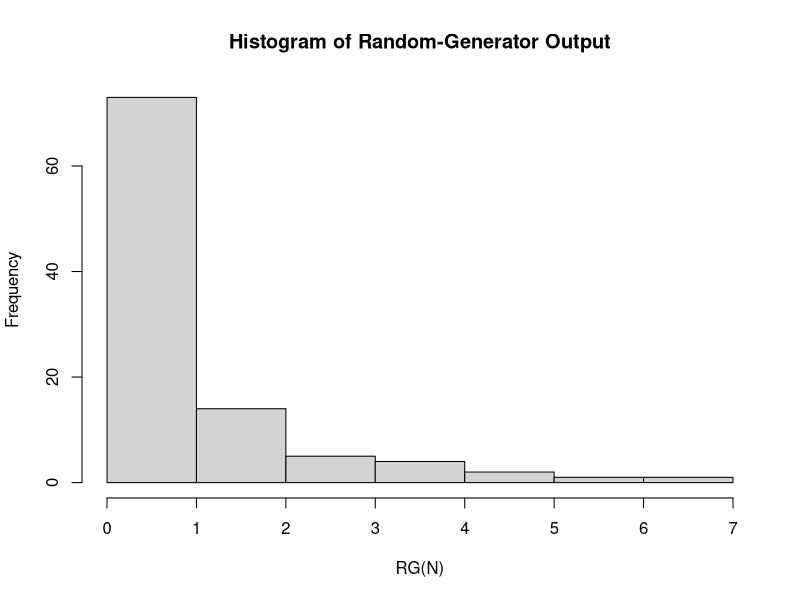
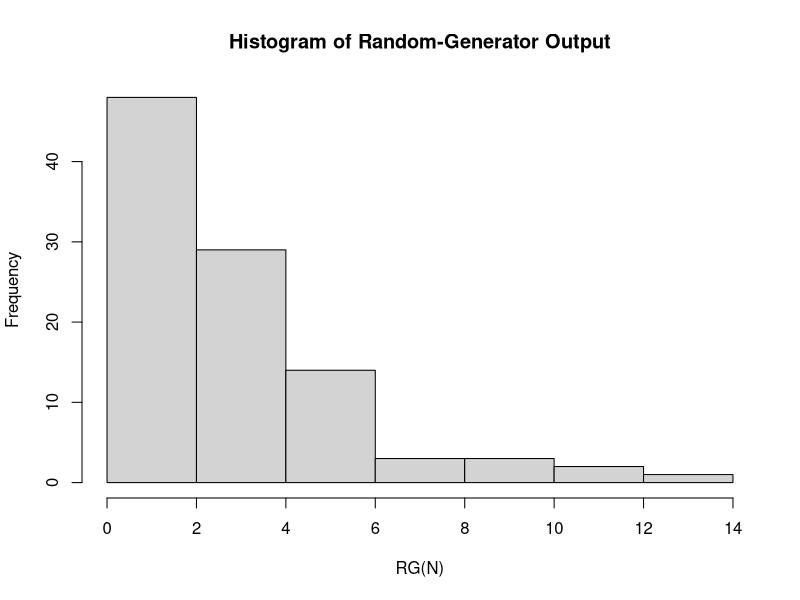
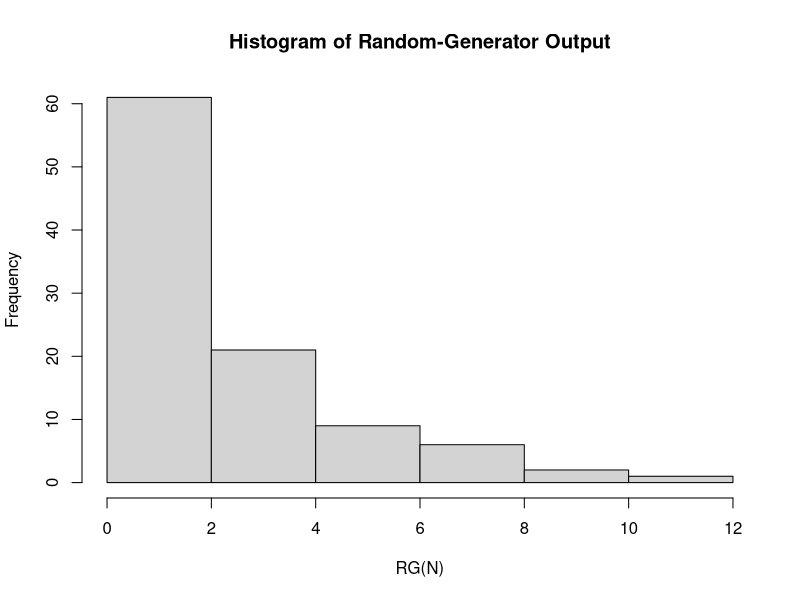
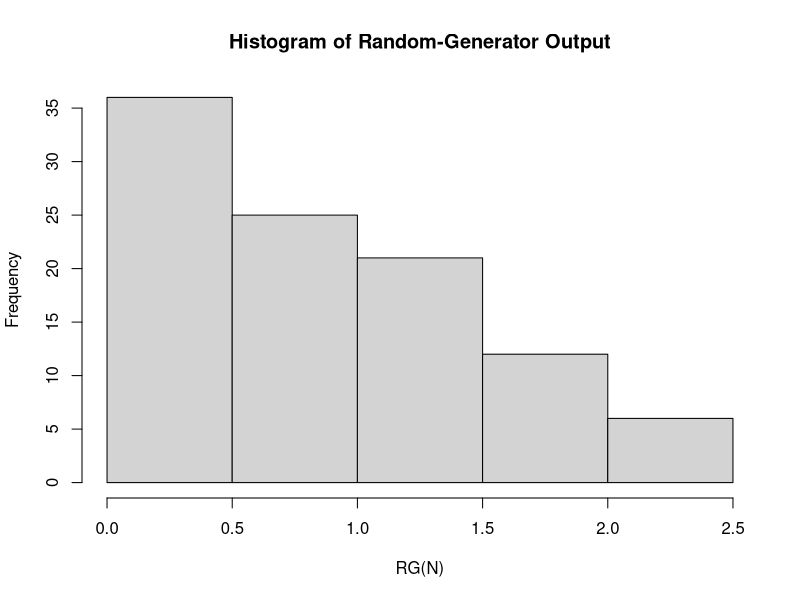
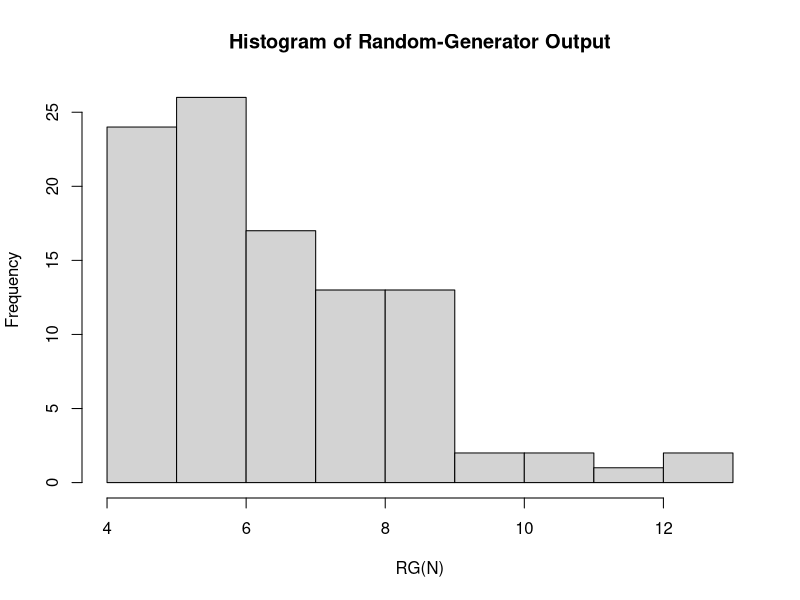

Recreate these plots in R, in order.
#Let's use rchisq to do some random sampling
RG = function(N)
{
	if (N == 0){
		X_arr = rchisq(100, 1) #GAM(2,1/2)
		return (X_arr)
	}
	if (N == 1){
		X_arr = rchisq(100,1) + rchisq(100,1) + rchisq(100,1) #Chi-Squared(df=3)
		return (X_arr)
	}
	if (N == 2){
		X_arr = rchisq(100,1) + rchisq(100,1) #EXP(1/2)
		return (X_arr)
	}
	if (N == 3){
		X_arr = sqrt(rchisq(100,1)) #N(0,1)
		return (X_arr)
	}
	if (N == 4){
		X_arr = 4 + 3*sqrt(rchisq(100,1)) #N(4,9)
		return (X_arr)
	}
	return (c(1:100))
}
N = 0
hist(	RG(N),
	main="Histogram of Random-Generator Output")
N = 1
hist(	RG(N),
	main="Histogram of Random-Generator Output")
N = 2
hist(	RG(N),
	main="Histogram of Random-Generator Output")
N = 3
hist(	RG(N),
	main="Histogram of Random-Generator Output")
N = 4
hist(	RG(N),
	main="Histogram of Random-Generator Output")
	